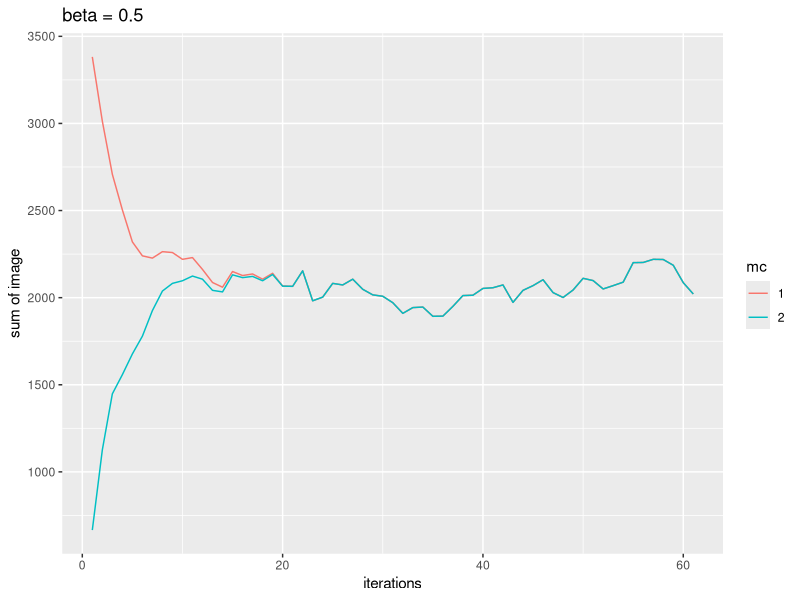
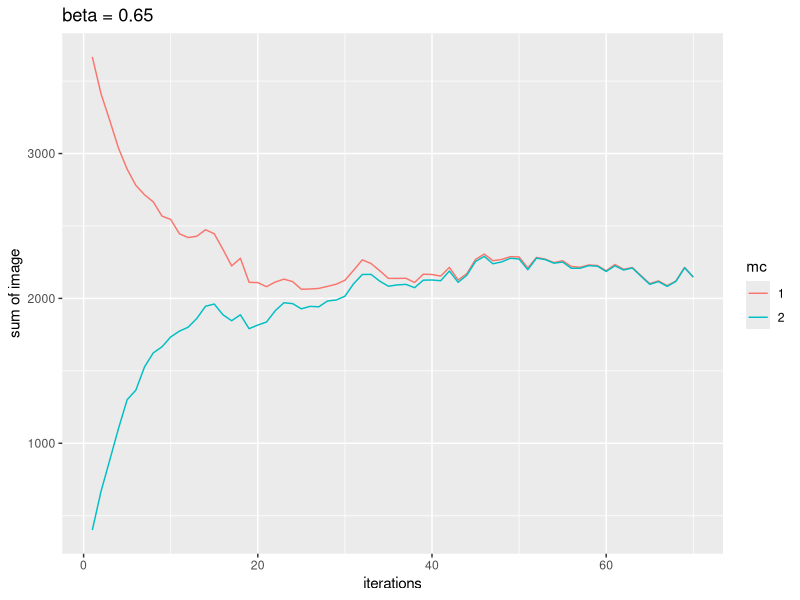
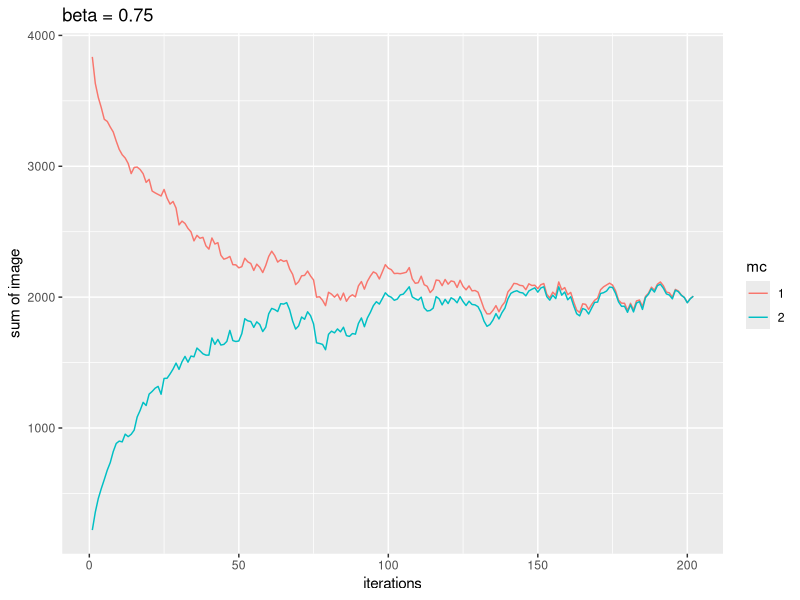
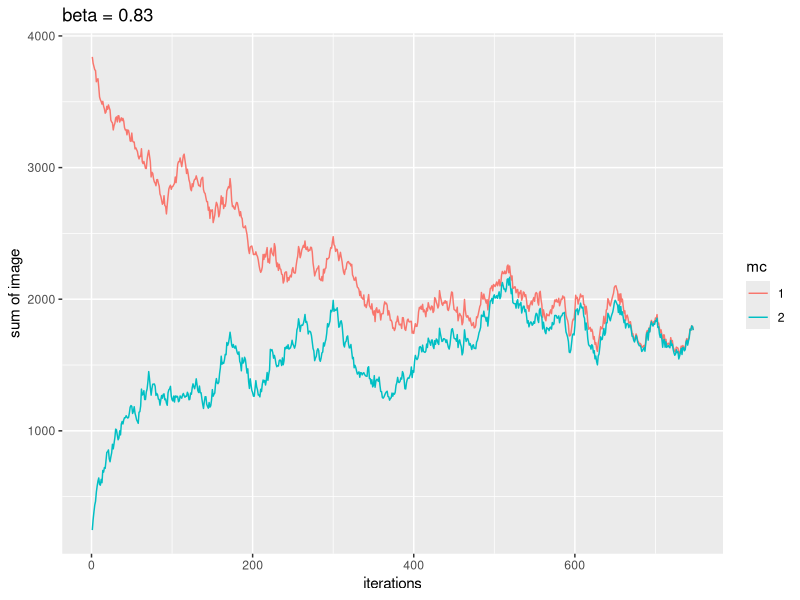

These figures' R source, in order: (Note: a time limit stopped this script after it produced the figures.)
## ---- chunk 1
require(grDevices)
library(ggplot2)
library(knitr)

# x is col, y is row
# output: neighbor 1st index is row (y), 2nd index is col (x)
findNeighbors = function(x,y,nrow,ncol) {
    
    # can only have a max of 4 neighbors 
    neighbors = matrix(0, nrow=4, ncol=2)

    # check top
    if ((y-1) > 0) {
        neighbors[1,2] = x
        neighbors[1,1] = y-1      
    } else { # wrap around
        neighbors[1,2] = x
        neighbors[1,1] = nrow
    }
    
    # check bottom
    if ((y+1) <= nrow) {
        neighbors[2,2] = x
        neighbors[2,1] = y+1
    } else { # wrap around
        neighbors[2,2] = x
        neighbors[2,1] = 1
    }
    
    # check left
    if ((x-1) > 0) {
        neighbors[3,2] = x-1
        neighbors[3,1] = y
    } else { # wrap around
        neighbors[3,2] = ncol
        neighbors[3,1] = y
    }

    # check right
    if ((x+1) <= ncol) {
        neighbors[4,2] = x+1
        neighbors[4,1] = y
    } else { # wrap around
        neighbors[4,2] = 1
        neighbors[4,1] = y
    }
    
    return(neighbors)
}




#############
# test case
#############
set.seed(1234567)
n=64
nrow = n
ncol = n
maxIter = 5000
minIter = 60 # for plotting
chain_sum = matrix(0, nrow=maxIter, ncol = 2)
betas = c(0.5, 0.65, 0.75, 0.83, 0.84, 0.85, 0.9, 1.0)
taus = matrix(0, nrow=length(betas), ncol=1)
diff_eps = 1e-6
ii = 1

for (beta in betas) {
    
    # re-initialize mc1 and mc2
    mc1 = matrix(1, nrow=n, ncol=n)
    mc2 = matrix(0, nrow=n, ncol=n)
    
    for (jj in 1:maxIter) {
        
        # print(jj)
        
        # update the MCs
        for (rr in 1:nrow) {
            for (cc in 1:ncol) {
                
                rand = runif(1)
                
                neighbors = findNeighbors(cc, rr, nrow, ncol)
                
                # Note: we are always doing the update wrt P(X_s = 1)
                
                # update MC1
                px1 = exp(beta * sum(mc1[neighbors] == 1))
                px0 = exp(beta * sum(mc1[neighbors] == 0))
                
                # proposal prob for X_s = 1
                transitionProb1 = min(1, px1/(px1+px0))
                
                if (rand < transitionProb1) {
                    mc1[rr,cc] = 1 # stay at 1
                } else {
                    mc1[rr,cc] = 0 # transition to new state
                }
                
                # update MC2
                px1 = exp(beta * sum(mc2[neighbors] == 1))
                px0 = exp(beta * sum(mc2[neighbors] == 0))
                
                # proposal prob for X_s = 1
                transitionProb2 = min(1, px1/(px1+px0))
                
                if (rand < transitionProb2) {
                    mc2[rr,cc] = 1 # transition to new state
                } else {
                    mc2[rr,cc] = 0
                }                 
            }
        }
        
        #     # show image at the current sweep
        #     par(mfrow=c(2,2))
        #     image(mc1*256)
        #     image(mc2*256)
        
        # record sum of the chains for plotting
        chain_sum[jj,1] = sum(mc1)
        chain_sum[jj,2] = sum(mc2)
        
        
        # check for termination criteria
        # give it 50 iterations more after coalesce to show convergence
        if (((chain_sum[jj,1] - chain_sum[jj,2]) < diff_eps) && (jj > minIter)) {
            
            ############
            # Problem 2
            ############
            df = data.frame(iter=rep(1:jj,2), sum=c(chain_sum[1:jj,1], chain_sum[1:jj,2]), 
                            mc=c(rep(1,jj), rep(2,jj)))
            df$mc = as.factor(df$mc)
            print(ggplot(df, aes(iter, sum, colour=mc)) + geom_line() + xlab("iterations") 
                  + ylab("sum of image") + 
                      ggtitle(paste0("beta = ", beta)))
            
            ############
            # Problem 3
            ############
            # record the coalesce time, tau, for each beta
            taus[ii] = min(which((chain_sum[,1] - chain_sum[,2]) < diff_eps))
            ii=ii+1
        
            break
        }
    }
}

############
# Problem 3
############
df2 = data.frame(t=taus[1:6], b=betas[1:6])
print(ggplot(df2, aes(x=b, y=t))+geom_line()+xlab("beta")+ylab("tau"))
kable(df2, col.names=c("tau", "beta"))
